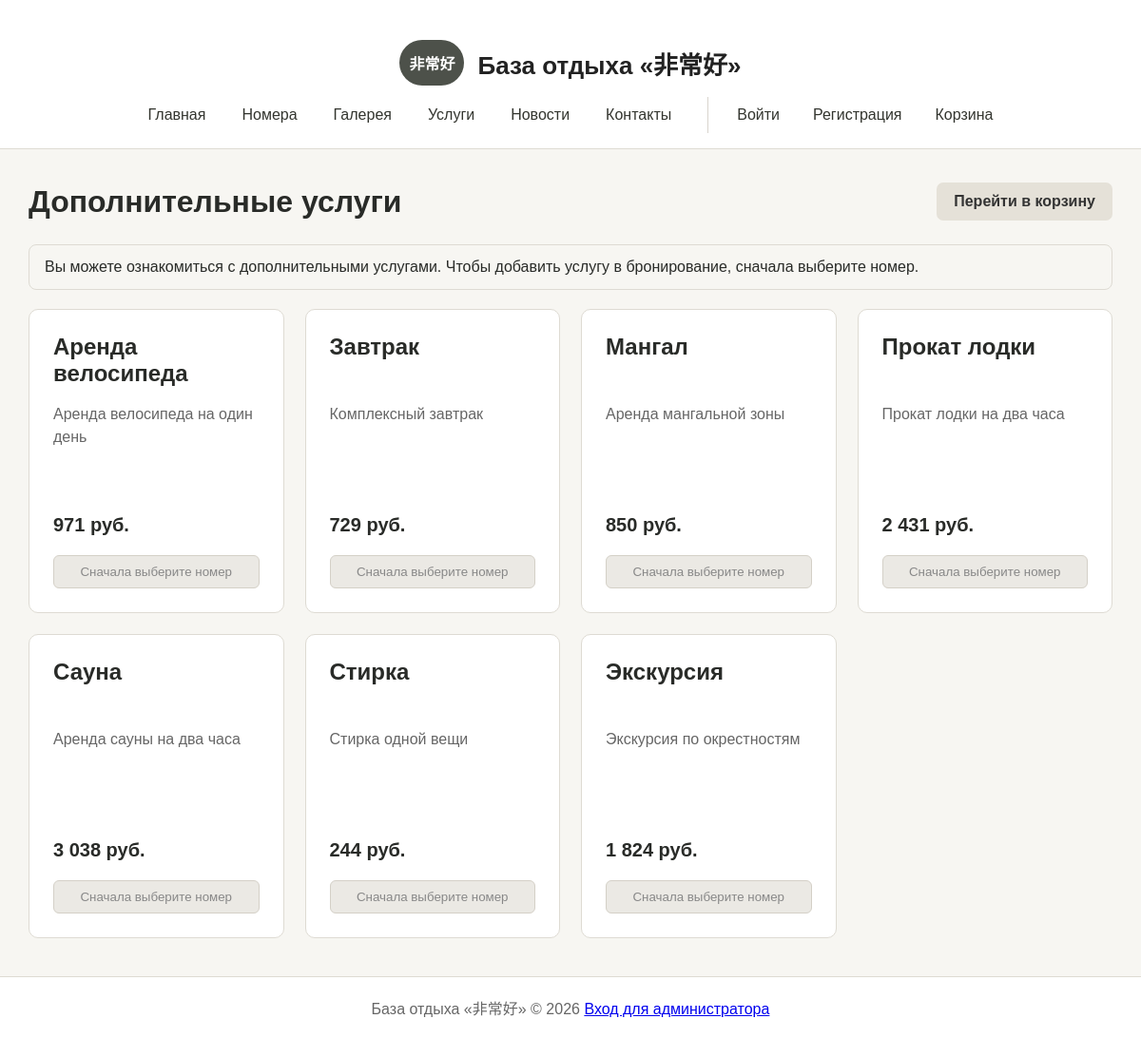
/services.php, run on the app's committed database.
### services.php (the view, shortened to what this page needs)
<?php
require_once 'includes/auth.php';
$canChooseServices = !empty($_SESSION['cart_room']);
$sql = "
    SELECT
        `Код_услуги`,
        `Название`,
        `Стоимость`,
        `Описание`
    FROM `Доп_услуга`
    ORDER BY `Название`
";
$result = $conn->query($sql);
require_once 'includes/header.php';
?>
<div class="services-header">
    <h1>Дополнительные услуги</h1>
    <a href="cart.php" class="cart-link">
        Перейти в корзину
    </a>
</div>
<?php if (!$canChooseServices): ?>
    <div class="service-message">
        Вы можете ознакомиться с дополнительными услугами.
        Чтобы добавить услугу в бронирование, сначала выберите номер.
    </div>
<?php endif; ?>
<?php if ($result->num_rows > 0): ?>
    <div class="services-grid">
        <?php while ($service = $result->fetch_assoc()): ?>
            <?php
            $quantity = 0;
            ?>
            <div class="service-card">
                <h2>
                    <?php
                    echo htmlspecialchars(
                        $service['Название']
                    );
                    ?>
                </h2>
                <div class="service-description">
                    <?php
                    echo htmlspecialchars(
                        $service['Описание']
                    );
                    ?>
                </div>
                <div class="service-price">
                    <?php
                    echo number_format(
                        $service['Стоимость'],
                        0,
                        ',',
                        ' '
                    );
                    ?>
                    руб.
                </div>
                <?php if ($canChooseServices): ?>
                    <div class="quantity-controls">
                        <form method="POST" action="cart.php">
                            <input type="hidden" name="action" value="minus_service">
                            <input
                                type="hidden"
                                name="service_id"
                                value="<?php echo $service['Код_услуги']; ?>">
                            <input
                                type="hidden"
                                name="redirect_to"
                                value="services.php">
                            <button
                                type="submit"
                                class="quantity-button">
                                −
                            </button>
                        </form>
                        <span class="quantity-number">
                            <?php echo $quantity; ?>
                        </span>
                        <form method="POST" action="cart.php">
                            <input type="hidden" name="action" value="add_service">
                            <input
                                type="hidden"
                                name="service_id"
                                value="<?php echo $service['Код_услуги']; ?>">
                            <input
                                type="hidden"
                                name="redirect_to"
                                value="services.php">
                            <button
                                type="submit"
                                class="quantity-button">
                                +
                            </button>
                        </form>
                    </div>
                <?php else: ?>
                    <button
                        type="button"
                        class="service-disabled"
                        disabled>
                        Сначала выберите номер
                    </button>
                <?php endif; ?>
            </div>
        <?php endwhile; ?>
    </div>
<?php else: ?>
    <div class="card">
        Дополнительные услуги отсутствуют.
    </div>
<?php endif; ?>
<?php require_once 'includes/footer.php'; ?>

### includes/header.php (style rules this page uses)
* { box-sizing: border-box; }
body { margin: 0; font-family: Arial, sans-serif; background: #f7f6f2; color: #292b28; }
h1 { font-size: 32px; margin-top: 0; margin-bottom: 25px; }
h2 { font-size: 24px; }

### services.php (style rules this page uses)
.services-header { display: flex; justify-content: space-between; align-items: center; gap: 20px; margin-bottom: 25px; }
.services-header h1 { margin: 0; }
.services-grid { display: grid; grid-template-columns: repeat(auto-fit, minmax(260px, 1fr)); gap: 22px; align-items: stretch; }
.service-card { background: #ffffff; border: 1px solid #dedbd3; border-radius: 10px; padding: 25px; display: flex; flex-direction: column; min-height: 320px; }
.service-card h2 { margin-top: 0; margin-bottom: 15px; min-height: 58px; }
.service-description { color: #666666; line-height: 1.5; margin-bottom: 20px; min-height: 50px; }
.service-price { font-size: 20px; font-weight: bold; margin-top: auto; margin-bottom: 20px; }
.cart-link { display: inline-block; padding: 11px 18px; background: #e5e1d8; color: #333333; border-radius: 7px; text-decoration: none; font-weight: 600; }
.service-message { padding: 14px 16px; margin-bottom: 20px; background: #f7f6f2; border: 1px solid #dedbd3; border-radius: 8px; }
.service-disabled { padding: 9px 14px; border: 1px solid #d4d0c7; border-radius: 6px; background: #ebe9e4; color: #888888; cursor: not-allowed; }

### data on the page
доп_услуга: Название "Аренда велосипеда", Описание "Аренда велосипеда на один день", Стоимость "971"
доп_услуга: Название "Завтрак", Описание "Комплексный завтрак", Стоимость "729"
доп_услуга: Название "Мангал", Описание "Аренда мангальной зоны", Стоимость "850"
доп_услуга: Название "Прокат лодки", Описание "Прокат лодки на два часа", Стоимость "2 431"
доп_услуга: Название "Сауна", Описание "Аренда сауны на два часа", Стоимость "3 038"
доп_услуга: Название "Стирка", Описание "Стирка одной вещи", Стоимость "244"
доп_услуга: Название "Экскурсия", Описание "Экскурсия по окрестностям", Стоимость "1 824"
